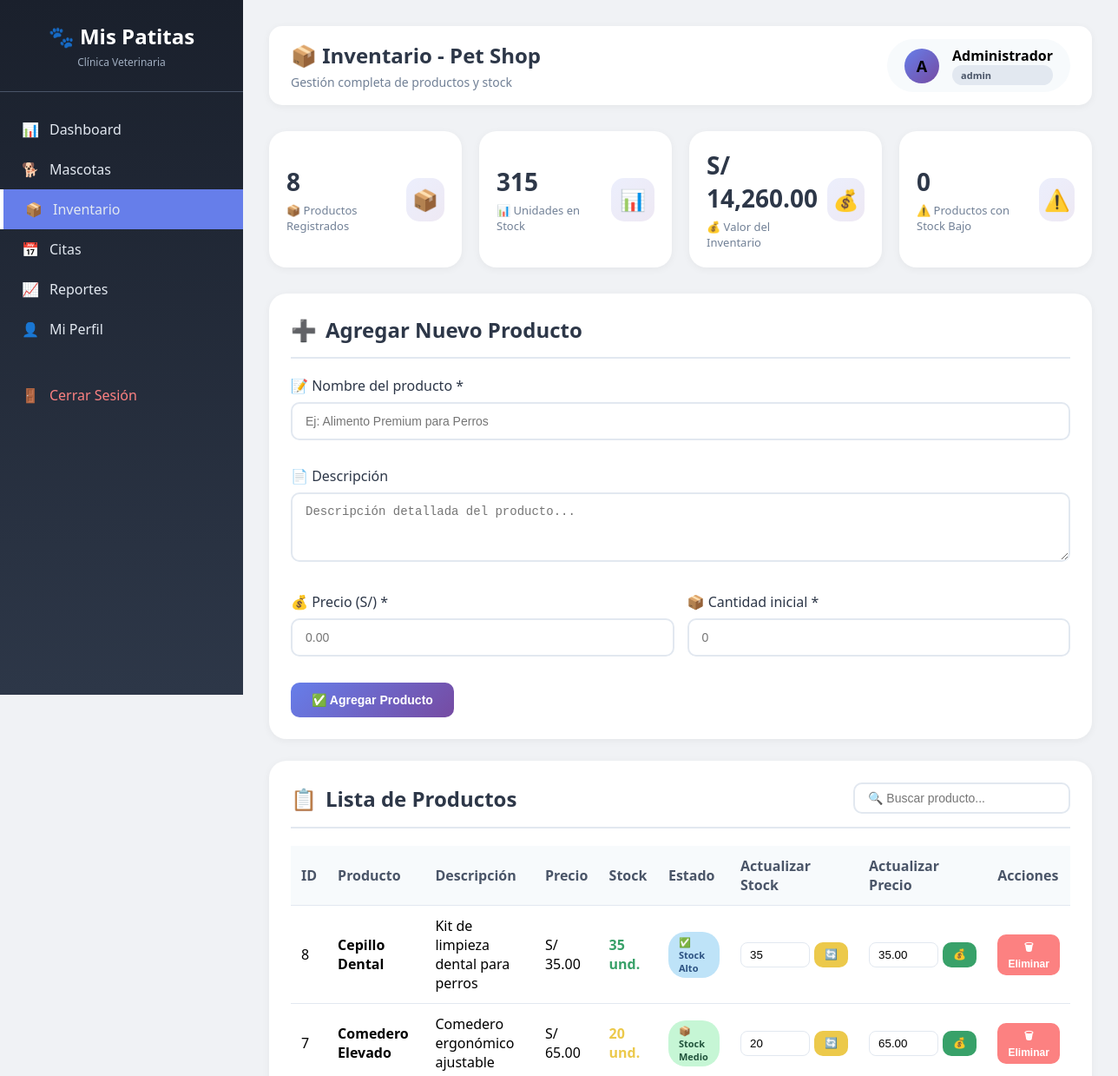
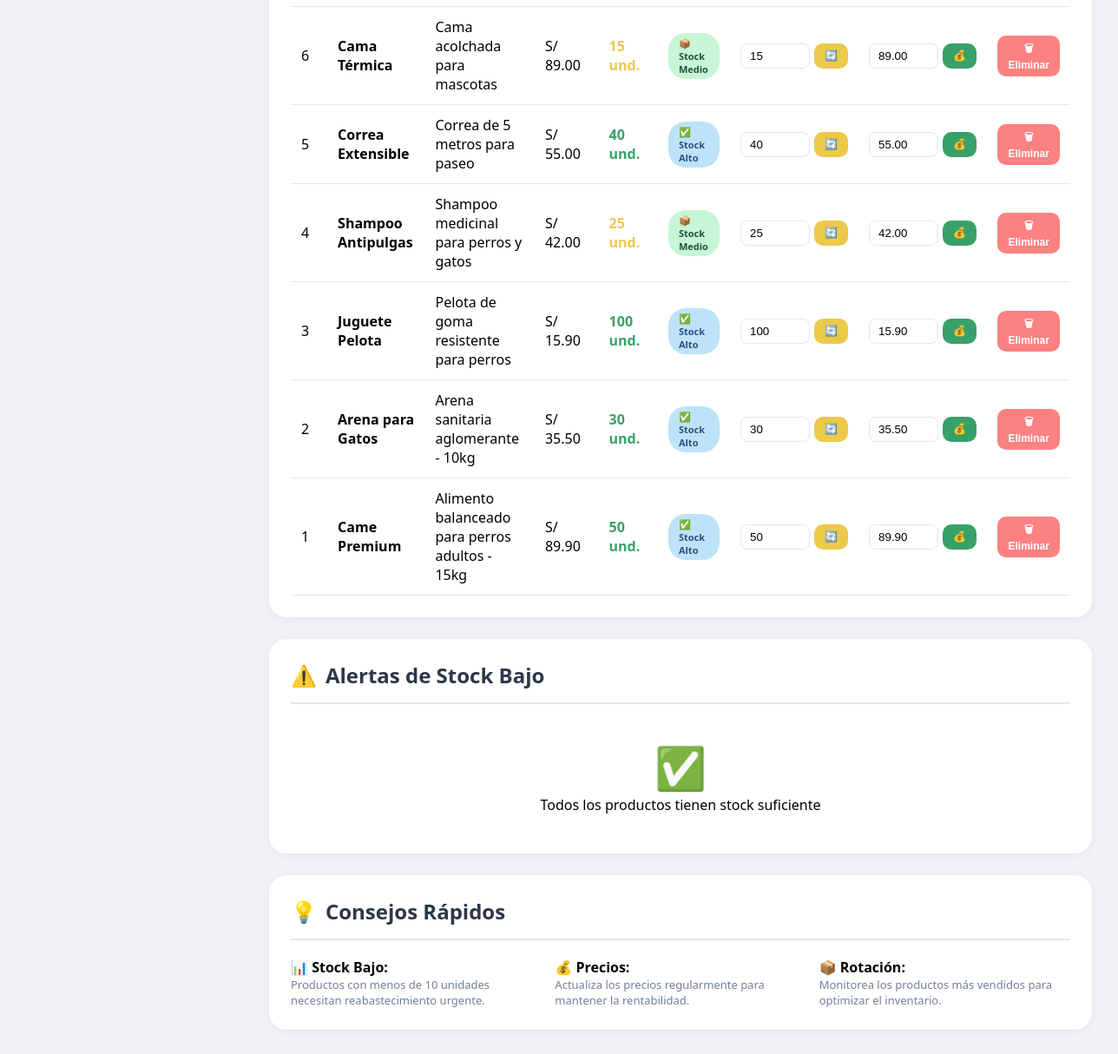
The app's page /productos.php (signed in) with its own data (2 pictures, top to bottom).
### tables this page shows
CREATE TABLE `productos` (
  `id` int NOT NULL AUTO_INCREMENT,
  `nombre` varchar(100) NOT NULL,
  `descripcion` text,
  `precio` decimal(10,2) NOT NULL,
  `cantidad` int NOT NULL DEFAULT '0',
  `fecha_registro` timestamp NULL DEFAULT CURRENT_TIMESTAMP,
  PRIMARY KEY (`id`)
);

### productos.php (the view, shortened to what this page needs)
<?php
require_once 'config/database.php';
$productos = $conn->query("SELECT * FROM productos ORDER BY id DESC")->fetchAll();
$stock_total = $conn->query("SELECT SUM(cantidad) as total FROM productos")->fetchColumn();
$valor_total = $conn->query("SELECT SUM(precio * cantidad) as total FROM productos")->fetchColumn();
?>
<!DOCTYPE html>
<html lang="es">
<head>
</head>
<body>
    <div class="dashboard-layout">
        <nav class="sidebar">
            <div class="sidebar-header">
                <h2>🐾 Mis Patitas</h2>
                <p>Clínica Veterinaria</p>
            </div>
            <div class="sidebar-nav">
                <a href="dashboard.php">
                    <span>📊</span> <span>Dashboard</span>
                </a>
                <a href="mascotas.php">
                    <span>🐕</span> <span>Mascotas</span>
                </a>
                <a href="productos.php" class="active">
                    <span>📦</span> <span>Inventario</span>
                </a>
                <a href="reservaciones.php">
                    <span>📅</span> <span>Citas</span>
                </a>
                <a href="reportes.php">
                    <span>📈</span> <span>Reportes</span>
                </a>
                <a href="perfil.php">
                    <span>👤</span> <span>Mi Perfil</span>
                </a>
                <a href="logout.php" class="logout">
                    <span>🚪</span> <span>Cerrar Sesión</span>
                </a>
            </div>
        </nav>
        <main class="main-content">
            <div class="top-bar">
                <div class="welcome">
                    <h1>📦 Inventario - Pet Shop</h1>
                    <p>Gestión completa de productos y stock</p>
                </div>
                <div class="user-info">
                    <div class="avatar">
                        <?php echo strtoupper(substr($_SESSION['nombre'] ?? 'U', 0, 1)); ?>
                    </div>
                    <div>
                        <strong><?php echo htmlspecialchars($_SESSION['nombre'] ?? 'Usuario'); ?></strong>
                        <div class="badge-role"><?php echo $_SESSION['rol'] ?? 'cliente'; ?></div>
                    </div>
                </div>
            </div>
            <div class="stats-grid">
                <div class="stat-card">
                    <div class="stat-info">
                        <h3><?php echo count($productos); ?></h3>
                        <p>📦 Productos Registrados</p>
                    </div>
                    <div class="stat-icon">📦</div>
                </div>
                <div class="stat-card">
                    <div class="stat-info">
                        <h3><?php echo number_format($stock_total); ?></h3>
                        <p>📊 Unidades en Stock</p>
                    </div>
                    <div class="stat-icon">📊</div>
                </div>
                <div class="stat-card">
                    <div class="stat-info">
                        <h3>S/ <?php echo number_format($valor_total, 2); ?></h3>
                        <p>💰 Valor del Inventario</p>
                    </div>
                    <div class="stat-icon">💰</div>
                </div>
                <div class="stat-card">
                    <div class="stat-info">
                        <h3><?php
                            $productos_bajos = 0;
                            echo $productos_bajos;
                        ?></h3>
                        <p>⚠️ Productos con Stock Bajo</p>
                    </div>
                    <div class="stat-icon">⚠️</div>
                </div>
            </div>
            <div class="form-card">
                <div class="card-header">
                    <h2>
                        <span>➕</span> Agregar Nuevo Producto
                    </h2>
                </div>
                <form method="POST">
                    <div class="form-row">
                        <div class="form-group" style="grid-column: span 2;">
                            <label>📝 Nombre del producto *</label>
                            <input type="text" name="nombre" placeholder="Ej: Alimento Premium para Perros" required>
                        </div>
                    </div>
                    <div class="form-row">
                        <div class="form-group" style="grid-column: span 2;">
                            <label>📄 Descripción</label>
                            <textarea name="descripcion" placeholder="Descripción detallada del producto..."></textarea>
                        </div>
                    </div>
                    <div class="form-row">
                        <div class="form-group">
                            <label>💰 Precio (S/) *</label>
                            <input type="number" step="0.01" name="precio" placeholder="0.00" required>
                        </div>
                        <div class="form-group">
                            <label>📦 Cantidad inicial *</label>
                            <input type="number" name="cantidad" placeholder="0" required>
                        </div>
                    </div>
                    <button type="submit" name="crear" class="btn btn-primary">
                        ✅ Agregar Producto
                    </button>
                </form>
            </div>
            <div class="table-card">
                <div class="card-header">
                    <h2>
                        <span>📋</span> Lista de Productos
                    </h2>
                    <div>
                        <input type="text" id="buscarProducto" class="search-box" placeholder="🔍 Buscar producto...">
                    </div>
                </div>
                <div class="table-container">
                    <table class="data-table" id="tablaProductos">
                        <thead>
                            <tr>
                                <th>ID</th>
                                <th>Producto</th>
                                <th>Descripción</th>
                                <th>Precio</th>
                                <th>Stock</th>
                                <th>Estado</th>
                                <th>Actualizar Stock</th>
                                <th>Actualizar Precio</th>
                                <th>Acciones</th>
                            </tr>
                        </thead>
                        <tbody>
                            <?php foreach($productos as $p): ?>
                            <tr class="producto-fila">
                                <td><?php echo $p['id']; ?></td>
                                <td>
                                    <strong><?php echo htmlspecialchars($p['nombre']); ?></strong>
                                </td>
                                <td><?php echo htmlspecialchars(substr($p['descripcion'], 0, 60)); ?></td>
                                <td>S/ <?php echo number_format($p['precio'], 2); ?></td>
                                <td>
                                    <span style="font-weight: bold; <?php echo $p['cantidad'] < 10 ? 'color: #e53e3e;' : ($p['cantidad'] < 30 ? 'color: #ecc94b;' : 'color: #38a169;'); ?>">
                                        <?php echo $p['cantidad']; ?> und.
                                    </span>
                                </td>
                                <td>
                                    <?php
                                    if ($p['cantidad'] < 10) {
                                        echo '<span class="badge badge-stock-bajo">⚠️ Stock Bajo</span>';
                                    } elseif ($p['cantidad'] < 30) {
                                        echo '<span class="badge badge-stock-normal">📦 Stock Medio</span>';
                                    } else {
                                        echo '<span class="badge badge-stock-alto">✅ Stock Alto</span>';
                                    }
                                    ?>
                                </td>
                                <td>
                                    <form method="POST" style="display: flex; gap: 5px;">
                                        <input type="number" name="cantidad" value="<?php echo $p['cantidad']; ?>" style="width: 80px;">
                                        <button type="submit" name="actualizar" class="btn btn-warning btn-sm">🔄</button>
                                    </form>
                                </td>
                                <td>
                                    <form method="POST" style="display: flex; gap: 5px;">
                                        <input type="number" step="0.01" name="precio" value="<?php echo $p['precio']; ?>" style="width: 80px;">
                                        <button type="submit" name="actualizar_precio" class="btn btn-success btn-sm">💰</button>
                                    </form>
                                </td>
                                <td>
                                    <form method="POST" onsubmit="return confirm('¿Estás seguro de eliminar <?php echo htmlspecialchars($p['nombre']); ?>?')">
                                        <button type="submit" name="eliminar" class="btn btn-danger btn-sm">🗑 Eliminar</button>
                                    </form>
                                </td>
                            </tr>
                            <?php endforeach; ?>
                        </tbody>
                    </table>
                </div>
            </div>
            <div class="info-card">
                <div class="card-header">
                    <h2>
                        <span>⚠️</span> Alertas de Stock Bajo
                    </h2>
                </div>
                <?php
                $productos_stock_bajo = array_filter($productos, function($p) { return $p['cantidad'] < 10; });
                if(count($productos_stock_bajo) > 0):
                ?>
                    <?php foreach($productos_stock_bajo as $p): ?>
                        <div class="stock-item">
                            <div class="stock-info">
                                <div class="stock-name">📦 <?php echo htmlspecialchars($p['nombre']); ?></div>
                                <div class="stock-cantidad">Stock actual: <?php echo $p['cantidad']; ?> unidades</div>
                            </div>
                            <div class="stock-actions">
                                <span class="badge badge-stock-bajo">⚠️ Urgente</span>
                                <button class="btn btn-primary btn-sm" onclick="scrollToForm()">
                                    + Agregar más
                                </button>
                            </div>
                        </div>
                    <?php endforeach; ?>
                <?php else: ?>
                    <div style="text-align: center; padding: 20px;">
                        <span style="font-size: 48px;">✅</span>
                        <p>Todos los productos tienen stock suficiente</p>
                    </div>
                <?php endif; ?>
            </div>
            <div class="info-card">
                <div class="card-header">
                    <h2>
                        <span>💡</span> Consejos Rápidos
                    </h2>
                </div>
                <div style="display: grid; grid-template-columns: repeat(auto-fit, minmax(250px, 1fr)); gap: 15px;">
                    <div>
                        <strong>📊 Stock Bajo:</strong>
                        <p style="font-size: 13px; color: #718096;">Productos con menos de 10 unidades necesitan reabastecimiento urgente.</p>
                    </div>
                    <div>
                        <strong>💰 Precios:</strong>
                        <p style="font-size: 13px; color: #718096;">Actualiza los precios regularmente para mantener la rentabilidad.</p>
                    </div>
                    <div>
                        <strong>📦 Rotación:</strong>
                        <p style="font-size: 13px; color: #718096;">Monitorea los productos más vendidos para optimizar el inventario.</p>
                    </div>
                </div>
            </div>
        </main>
    </div>
</body>
</html>

### records on screen
productos: id "8", nombre "Cepillo Dental", descripcion "Kit de limpieza dental para perros", precio "35.00", cantidad "35", shows "✅ Stock Alto"
productos: id "7", nombre "Comedero Elevado", descripcion "Comedero ergonómico ajustable", precio "65.00", cantidad "20", shows "📦 Stock Medio"
productos: id "6", nombre "Cama Térmica", descripcion "Cama acolchada para mascotas", precio "89.00", cantidad "15", shows "📦 Stock Medio"
productos: id "5", nombre "Correa Extensible", descripcion "Correa de 5 metros para paseo", precio "55.00", cantidad "40", shows "✅ Stock Alto"
productos: id "4", nombre "Shampoo Antipulgas", descripcion "Shampoo medicinal para perros y gatos", precio "42.00", cantidad "25", shows "📦 Stock Medio"
productos: id "3", nombre "Juguete Pelota", descripcion "Pelota de goma resistente para perros", precio "15.90", cantidad "100", shows "✅ Stock Alto"
productos: id "2", nombre "Arena para Gatos", descripcion "Arena sanitaria aglomerante - 10kg", precio "35.50", cantidad "30", shows "✅ Stock Alto"
productos: id "1", nombre "Came Premium", descripcion "Alimento balanceado para perros adultos - 15kg", precio "89.90", cantidad "50", shows "✅ Stock Alto"

### other values on screen
substr($_SESSION['nombre'] ?? 'U', 0, 1) "A"
$_SESSION['nombre'] "Administrador"
$_SESSION['rol'] "admin"
count($productos) "8"
$stock_total "315"
$valor_total "14,260.00"
$productos_bajos "0"
